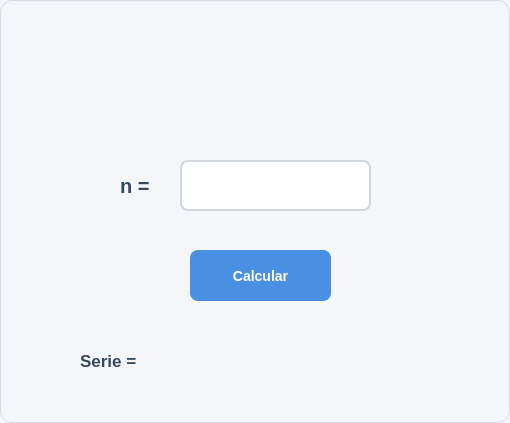
<?xml version="1.0" encoding="UTF-8"?>
<ui version="4.0">
 <class>DialogoEjercicio5</class>
 <widget class="QDialog" name="DialogoEjercicio5">
  <property name="geometry">
   <rect>
    <x>0</x>
    <y>0</y>
    <width>510</width>
    <height>423</height>
   </rect>
  </property>
  <property name="windowTitle">
   <string>Dialog</string>
  </property>
  <property name="styleSheet">
   <string notr="true">/* =========================
   ESTILO GENERAL DEL DIALOG
   ========================= */
QDialog {
    background-color: #f4f6f9;
    border: 1px solid #d6dce5;
    border-radius: 12px;
    font-family: &quot;Segoe UI&quot;;
    font-size: 14px;
    color: #2c3e50;
}

/* =========================
   LABELS
   ========================= */
QLabel {
    color: #34495e;
    font-weight: 500;
    background: transparent;
}

/* =========================
   CAMPOS DE TEXTO
   ========================= */
QLineEdit {
    background-color: #ffffff;
    border: 2px solid #d0d7de;
    border-radius: 8px;
    padding: 8px 10px;
    color: #2c3e50;
    selection-background-color: #4a90e2;
    selection-color: white;
}

/* Cuando el usuario selecciona el campo */
QLineEdit:focus {
    border: 2px solid #4a90e2;
    background-color: #ffffff;
}

/* Campo deshabilitado */
QLineEdit:disabled {
    background-color: #ecf0f1;
    color: #95a5a6;
    border: 2px solid #dfe6e9;
}

/* =========================
   BOTONES
   ========================= */
QPushButton {
    background-color: #4a90e2;
    color: white;
    border: none;
    border-radius: 8px;
    padding: 8px 16px;
    font-size: 14px;
    font-weight: 600;
}

/* Hover */
QPushButton:hover {
    background-color: #357abd;
}

/* Click */
QPushButton:pressed {
    background-color: #2f6da3;
    padding-top: 9px;
    padding-bottom: 7px;
}

/* Botón deshabilitado */
QPushButton:disabled {
    background-color: #bdc3c7;
    color: #ecf0f1;
}

/* =========================
   TOOLTIP OPCIONAL
   ========================= */
QToolTip {
    background-color: #2c3e50;
    color: white;
    border: 1px solid #4a90e2;
    padding: 5px;
    border-radius: 6px;
}</string>
  </property>
  <widget class="QLabel" name="label">
   <property name="geometry">
    <rect>
     <x>180</x>
     <y>50</y>
     <width>151</width>
     <height>71</height>
    </rect>
   </property>
   <property name="text">
    <string/>
   </property>
   <property name="pixmap">
    <pixmap>../../../../Users/Dell/Downloads/Captura de pantalla 2026-06-01 201928.png</pixmap>
   </property>
   <property name="scaledContents">
    <bool>true</bool>
   </property>
  </widget>
  <widget class="QLabel" name="label_2">
   <property name="geometry">
    <rect>
     <x>120</x>
     <y>170</y>
     <width>71</width>
     <height>31</height>
    </rect>
   </property>
   <property name="font">
    <font>
     <pointsize>15</pointsize>
     <weight>62</weight>
     <bold>true</bold>
    </font>
   </property>
   <property name="text">
    <string>n = </string>
   </property>
  </widget>
  <widget class="QPushButton" name="btn_calcular">
   <property name="geometry">
    <rect>
     <x>190</x>
     <y>250</y>
     <width>141</width>
     <height>51</height>
    </rect>
   </property>
   <property name="text">
    <string>Calcular</string>
   </property>
  </widget>
  <widget class="QLabel" name="lbl_serie">
   <property name="geometry">
    <rect>
     <x>80</x>
     <y>340</y>
     <width>361</width>
     <height>41</height>
    </rect>
   </property>
   <property name="font">
    <font>
     <pointsize>13</pointsize>
     <weight>62</weight>
     <bold>true</bold>
    </font>
   </property>
   <property name="text">
    <string>Serie = </string>
   </property>
  </widget>
  <widget class="QLineEdit" name="txt_n">
   <property name="geometry">
    <rect>
     <x>180</x>
     <y>160</y>
     <width>191</width>
     <height>51</height>
    </rect>
   </property>
   <property name="font">
    <font>
     <pointsize>10</pointsize>
     <weight>75</weight>
     <bold>true</bold>
    </font>
   </property>
  </widget>
 </widget>
 <resources/>
 <connections/>
</ui>
